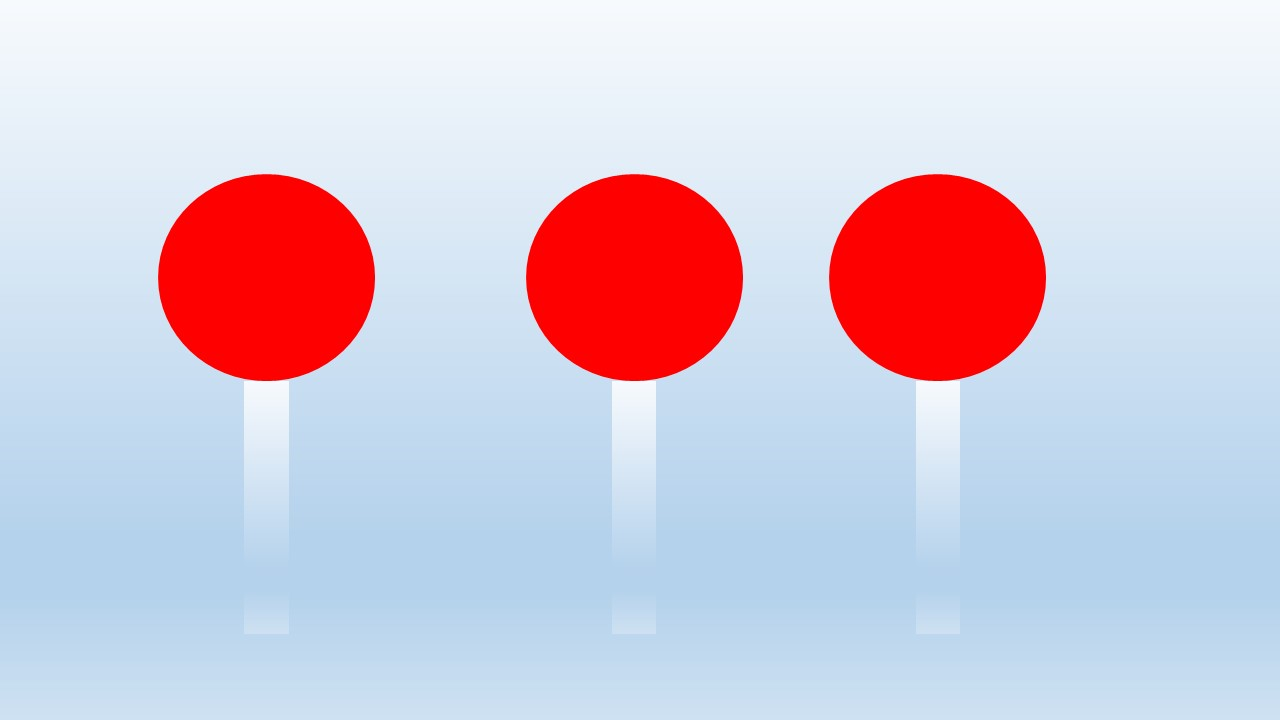
#> input picture src/opencv/script/ref/scripts/rgb_buoy/RGB1.jpg, 1280 x 720 px
$ python -i static.py   (imports and definitions only)   (older library calls are emulated)
#> lines starting #> are read from the running program, lines starting #| are printed output that depends on the picture
#!/usr/bin/env python
import cv2
import numpy as np
import math
from cv_bridge import CvBridge, CvBridgeError

#GLOBAL
screen_h = 240
screen_w = 320
# [1 line that did not run here, left out]


# [21 lines left out: functions normlize, grayWorld, not called in this run]

def whiteBal(img):
    channels = cv2.split(img)
    channels[0] = cv2.equalizeHist(channels[0])
    channels[1] = cv2.equalizeHist(channels[1])
    #channels[2] = cv2.equalizeHist(channels[2])
    img = cv2.merge(channels, img)
    #img = cv2.medianBlur(img, 3)
    img = cv2.bilateralFilter(img, -1, 5, 0.1)
    return morph(img)

# [19 lines left out: functions equalHist, removeLumi, powerUp, not called in this run]

def morph(img):
    kern = cv2.getStructuringElement(cv2.MORPH_RECT,(5,5))
    return cv2.morphologyEx(img, cv2.MORPH_CLOSE, kern)


# [19 lines left out: functions inRange, deBlue, not called in this run]

def toHsv(img, lowH=0, highH=1, lowW=0, highW=1):
    img = whiteBal(img) #Perfect
    #img = equalHist(img) #Red turns black
    #img = removeLumi(img)
    hsv = cv2.cvtColor(img, cv2.COLOR_BGR2HSV)
    hsv = np.array(hsv, dtype=np.uint8)
    return hsv

# [80 lines left out: functions findContour, findContourGreen, approxCnt, isRect, getBox, getCentroid and 3 more, not called in this run]

>>> import cv2
>>> picture = cv2.imread('../rgb_buoy/RGB1.jpg', cv2.IMREAD_GRAYSCALE)
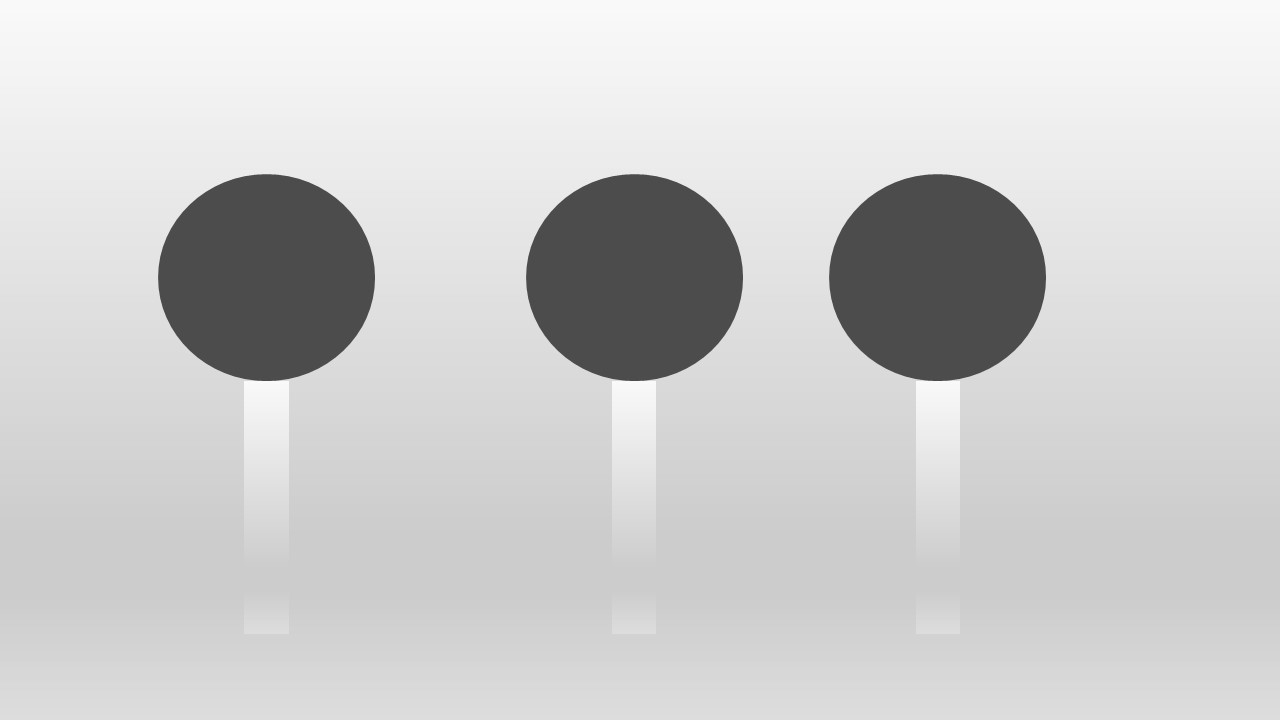
#> picture: shape (720, 1280); min 64, max 254, mean 205.7
>>> result = toHsv(picture)
#> (the run stopped early here; a loop or call above may not have finished)
